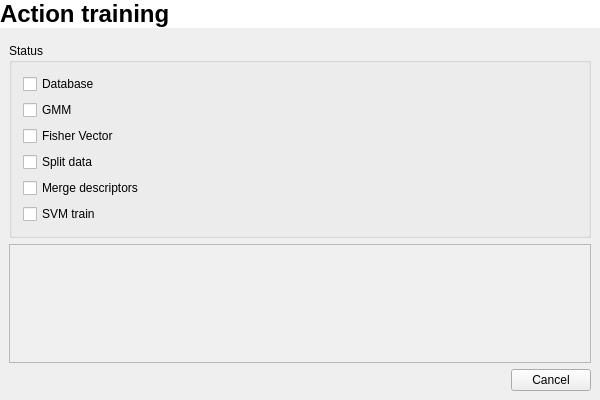
<?xml version="1.0" encoding="UTF-8"?>
<ui version="4.0">
 <class>TrainManagerClass</class>
 <widget class="QMainWindow" name="TrainManagerClass">
  <property name="geometry">
   <rect>
    <x>0</x>
    <y>0</y>
    <width>600</width>
    <height>400</height>
   </rect>
  </property>
  <property name="sizePolicy">
   <sizepolicy hsizetype="Fixed" vsizetype="Fixed">
    <horstretch>0</horstretch>
    <verstretch>0</verstretch>
   </sizepolicy>
  </property>
  <property name="minimumSize">
   <size>
    <width>600</width>
    <height>400</height>
   </size>
  </property>
  <property name="maximumSize">
   <size>
    <width>600</width>
    <height>400</height>
   </size>
  </property>
  <property name="windowTitle">
   <string>TrainManager</string>
  </property>
  <widget class="QWidget" name="centralWidget">
   <layout class="QVBoxLayout" name="verticalLayout">
    <property name="leftMargin">
     <number>0</number>
    </property>
    <property name="topMargin">
     <number>0</number>
    </property>
    <property name="rightMargin">
     <number>0</number>
    </property>
    <property name="bottomMargin">
     <number>0</number>
    </property>
    <item>
     <widget class="QLabel" name="label">
      <property name="palette">
       <palette>
        <active>
         <colorrole role="WindowText">
          <brush brushstyle="SolidPattern">
           <color alpha="255">
            <red>0</red>
            <green>0</green>
            <blue>0</blue>
           </color>
          </brush>
         </colorrole>
         <colorrole role="Button">
          <brush brushstyle="SolidPattern">
           <color alpha="255">
            <red>255</red>
            <green>255</green>
            <blue>255</blue>
           </color>
          </brush>
         </colorrole>
         <colorrole role="Midlight">
          <brush brushstyle="SolidPattern">
           <color alpha="255">
            <red>255</red>
            <green>255</green>
            <blue>255</blue>
           </color>
          </brush>
         </colorrole>
         <colorrole role="Dark">
          <brush brushstyle="SolidPattern">
           <color alpha="255">
            <red>255</red>
            <green>255</green>
            <blue>255</blue>
           </color>
          </brush>
         </colorrole>
         <colorrole role="Mid">
          <brush brushstyle="SolidPattern">
           <color alpha="255">
            <red>255</red>
            <green>255</green>
            <blue>255</blue>
           </color>
          </brush>
         </colorrole>
         <colorrole role="Text">
          <brush brushstyle="SolidPattern">
           <color alpha="255">
            <red>0</red>
            <green>0</green>
            <blue>0</blue>
           </color>
          </brush>
         </colorrole>
         <colorrole role="ButtonText">
          <brush brushstyle="SolidPattern">
           <color alpha="255">
            <red>0</red>
            <green>0</green>
            <blue>0</blue>
           </color>
          </brush>
         </colorrole>
         <colorrole role="Base">
          <brush brushstyle="SolidPattern">
           <color alpha="255">
            <red>255</red>
            <green>255</green>
            <blue>255</blue>
           </color>
          </brush>
         </colorrole>
         <colorrole role="Window">
          <brush brushstyle="SolidPattern">
           <color alpha="255">
            <red>255</red>
            <green>255</green>
            <blue>255</blue>
           </color>
          </brush>
         </colorrole>
         <colorrole role="AlternateBase">
          <brush brushstyle="SolidPattern">
           <color alpha="255">
            <red>255</red>
            <green>255</green>
            <blue>255</blue>
           </color>
          </brush>
         </colorrole>
        </active>
        <inactive>
         <colorrole role="WindowText">
          <brush brushstyle="SolidPattern">
           <color alpha="255">
            <red>0</red>
            <green>0</green>
            <blue>0</blue>
           </color>
          </brush>
         </colorrole>
         <colorrole role="Button">
          <brush brushstyle="SolidPattern">
           <color alpha="255">
            <red>255</red>
            <green>255</green>
            <blue>255</blue>
           </color>
          </brush>
         </colorrole>
         <colorrole role="Midlight">
          <brush brushstyle="SolidPattern">
           <color alpha="255">
            <red>255</red>
            <green>255</green>
            <blue>255</blue>
           </color>
          </brush>
         </colorrole>
         <colorrole role="Dark">
          <brush brushstyle="SolidPattern">
           <color alpha="255">
            <red>255</red>
            <green>255</green>
            <blue>255</blue>
           </color>
          </brush>
         </colorrole>
         <colorrole role="Mid">
          <brush brushstyle="SolidPattern">
           <color alpha="255">
            <red>255</red>
            <green>255</green>
            <blue>255</blue>
           </color>
          </brush>
         </colorrole>
         <colorrole role="Text">
          <brush brushstyle="SolidPattern">
           <color alpha="255">
            <red>0</red>
            <green>0</green>
            <blue>0</blue>
           </color>
          </brush>
         </colorrole>
         <colorrole role="ButtonText">
          <brush brushstyle="SolidPattern">
           <color alpha="255">
            <red>0</red>
            <green>0</green>
            <blue>0</blue>
           </color>
          </brush>
         </colorrole>
         <colorrole role="Base">
          <brush brushstyle="SolidPattern">
           <color alpha="255">
            <red>255</red>
            <green>255</green>
            <blue>255</blue>
           </color>
          </brush>
         </colorrole>
         <colorrole role="Window">
          <brush brushstyle="SolidPattern">
           <color alpha="255">
            <red>255</red>
            <green>255</green>
            <blue>255</blue>
           </color>
          </brush>
         </colorrole>
         <colorrole role="AlternateBase">
          <brush brushstyle="SolidPattern">
           <color alpha="255">
            <red>255</red>
            <green>255</green>
            <blue>255</blue>
           </color>
          </brush>
         </colorrole>
        </inactive>
        <disabled>
         <colorrole role="WindowText">
          <brush brushstyle="SolidPattern">
           <color alpha="255">
            <red>255</red>
            <green>255</green>
            <blue>255</blue>
           </color>
          </brush>
         </colorrole>
         <colorrole role="Button">
          <brush brushstyle="SolidPattern">
           <color alpha="255">
            <red>255</red>
            <green>255</green>
            <blue>255</blue>
           </color>
          </brush>
         </colorrole>
         <colorrole role="Midlight">
          <brush brushstyle="SolidPattern">
           <color alpha="255">
            <red>255</red>
            <green>255</green>
            <blue>255</blue>
           </color>
          </brush>
         </colorrole>
         <colorrole role="Dark">
          <brush brushstyle="SolidPattern">
           <color alpha="255">
            <red>255</red>
            <green>255</green>
            <blue>255</blue>
           </color>
          </brush>
         </colorrole>
         <colorrole role="Mid">
          <brush brushstyle="SolidPattern">
           <color alpha="255">
            <red>255</red>
            <green>255</green>
            <blue>255</blue>
           </color>
          </brush>
         </colorrole>
         <colorrole role="Text">
          <brush brushstyle="SolidPattern">
           <color alpha="255">
            <red>255</red>
            <green>255</green>
            <blue>255</blue>
           </color>
          </brush>
         </colorrole>
         <colorrole role="ButtonText">
          <brush brushstyle="SolidPattern">
           <color alpha="255">
            <red>255</red>
            <green>255</green>
            <blue>255</blue>
           </color>
          </brush>
         </colorrole>
         <colorrole role="Base">
          <brush brushstyle="SolidPattern">
           <color alpha="255">
            <red>255</red>
            <green>255</green>
            <blue>255</blue>
           </color>
          </brush>
         </colorrole>
         <colorrole role="Window">
          <brush brushstyle="SolidPattern">
           <color alpha="255">
            <red>255</red>
            <green>255</green>
            <blue>255</blue>
           </color>
          </brush>
         </colorrole>
         <colorrole role="AlternateBase">
          <brush brushstyle="SolidPattern">
           <color alpha="255">
            <red>255</red>
            <green>255</green>
            <blue>255</blue>
           </color>
          </brush>
         </colorrole>
        </disabled>
       </palette>
      </property>
      <property name="font">
       <font>
        <pointsize>18</pointsize>
        <weight>75</weight>
        <bold>true</bold>
        <kerning>true</kerning>
       </font>
      </property>
      <property name="autoFillBackground">
       <bool>true</bool>
      </property>
      <property name="text">
       <string>Action training</string>
      </property>
      <property name="margin">
       <number>12</number>
      </property>
     </widget>
    </item>
    <item>
     <layout class="QVBoxLayout" name="verticalLayout_3">
      <property name="leftMargin">
       <number>9</number>
      </property>
      <property name="topMargin">
       <number>9</number>
      </property>
      <property name="rightMargin">
       <number>9</number>
      </property>
      <property name="bottomMargin">
       <number>9</number>
      </property>
      <item>
       <widget class="QGroupBox" name="groupBox">
        <property name="enabled">
         <bool>true</bool>
        </property>
        <property name="title">
         <string>Status</string>
        </property>
        <layout class="QVBoxLayout" name="verticalLayout_2">
         <item>
          <widget class="ReadOnlyCheckBox" name="m_CbDatabase">
           <property name="text">
            <string>Database</string>
           </property>
          </widget>
         </item>
         <item>
          <widget class="ReadOnlyCheckBox" name="m_CbGmm">
           <property name="enabled">
            <bool>true</bool>
           </property>
           <property name="text">
            <string>GMM</string>
           </property>
           <property name="checkable">
            <bool>true</bool>
           </property>
           <property name="tristate">
            <bool>true</bool>
           </property>
          </widget>
         </item>
         <item>
          <widget class="ReadOnlyCheckBox" name="m_CbFv">
           <property name="enabled">
            <bool>true</bool>
           </property>
           <property name="text">
            <string>Fisher Vector</string>
           </property>
           <property name="tristate">
            <bool>true</bool>
           </property>
          </widget>
         </item>
         <item>
          <widget class="ReadOnlyCheckBox" name="m_CbSplit">
           <property name="enabled">
            <bool>true</bool>
           </property>
           <property name="text">
            <string>Split data</string>
           </property>
           <property name="tristate">
            <bool>true</bool>
           </property>
          </widget>
         </item>
         <item>
          <widget class="ReadOnlyCheckBox" name="m_CbMerge">
           <property name="enabled">
            <bool>true</bool>
           </property>
           <property name="text">
            <string>Merge descriptors</string>
           </property>
           <property name="tristate">
            <bool>true</bool>
           </property>
          </widget>
         </item>
         <item>
          <widget class="ReadOnlyCheckBox" name="m_CbSvm">
           <property name="enabled">
            <bool>true</bool>
           </property>
           <property name="text">
            <string>SVM train</string>
           </property>
           <property name="tristate">
            <bool>true</bool>
           </property>
          </widget>
         </item>
        </layout>
       </widget>
      </item>
      <item>
       <widget class="QPlainTextEdit" name="m_Console">
        <property name="enabled">
         <bool>true</bool>
        </property>
        <property name="palette">
         <palette>
          <active>
           <colorrole role="Base">
            <brush brushstyle="SolidPattern">
             <color alpha="255">
              <red>240</red>
              <green>240</green>
              <blue>240</blue>
             </color>
            </brush>
           </colorrole>
          </active>
          <inactive>
           <colorrole role="Base">
            <brush brushstyle="SolidPattern">
             <color alpha="255">
              <red>240</red>
              <green>240</green>
              <blue>240</blue>
             </color>
            </brush>
           </colorrole>
          </inactive>
          <disabled>
           <colorrole role="Base">
            <brush brushstyle="SolidPattern">
             <color alpha="255">
              <red>240</red>
              <green>240</green>
              <blue>240</blue>
             </color>
            </brush>
           </colorrole>
          </disabled>
         </palette>
        </property>
        <property name="frameShape">
         <enum>QFrame::StyledPanel</enum>
        </property>
        <property name="undoRedoEnabled">
         <bool>false</bool>
        </property>
        <property name="readOnly">
         <bool>true</bool>
        </property>
       </widget>
      </item>
      <item>
       <widget class="QDialogButtonBox" name="m_Buttons">
        <property name="standardButtons">
         <set>QDialogButtonBox::Cancel</set>
        </property>
       </widget>
      </item>
     </layout>
    </item>
   </layout>
  </widget>
 </widget>
 <layoutdefault spacing="6" margin="11"/>
 <customwidgets>
  <customwidget>
   <class>ReadOnlyCheckBox</class>
   <extends>QCheckBox</extends>
   <header location="global">ReadOnlyCheckBox.h</header>
  </customwidget>
 </customwidgets>
 <resources/>
 <connections>
  <connection>
   <sender>m_Buttons</sender>
   <signal>clicked(QAbstractButton*)</signal>
   <receiver>TrainManagerClass</receiver>
   <slot>cancel(QAbstractButton*)</slot>
   <hints>
    <hint type="sourcelabel">
     <x>299</x>
     <y>379</y>
    </hint>
    <hint type="destinationlabel">
     <x>299</x>
     <y>199</y>
    </hint>
   </hints>
  </connection>
 </connections>
 <slots>
  <slot>cancel(QAbstractButton*)</slot>
 </slots>
</ui>
